Frame 1 (no input): blank canvas, image omitted
Frame 60 (the mouse pressed at the canvas centre just before this capture): blank canvas, image omitted
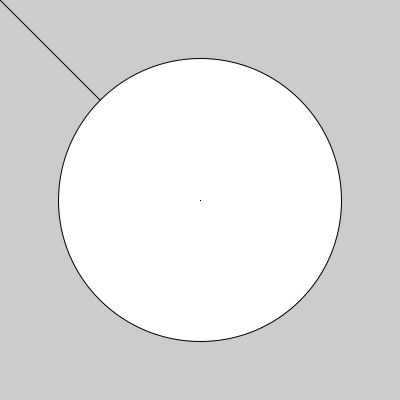
Frame 120 (the mouse held since frame 60 and released just before this capture)

The Processing sketch whose frames 1 and 60 were blank and that drew this single picture after the mouse press (run headless with seeded random() and noise(); from frame 60 on, the mouse is pressed at the canvas centre):

// Processing sketch: pMouse_y_Dist
// ── pMouse_y_Dist.pde
void setup() {
  size(400, 400);
}

void draw() {
  //background(255);
  if (mousePressed) {
    //"pmouse" es una variable que guarda la posicion del mouse en el cuadro anterior al actual
    //podemos dibujar una linea entre donde esta el mouse ahora y donde estaba justo antes 
    line(mouseX, mouseY, pmouseX, pmouseY);
    float d = dist(mouseX, mouseY, pmouseX, pmouseY);
    ellipse(mouseX, mouseY, d, d);
  }
}
